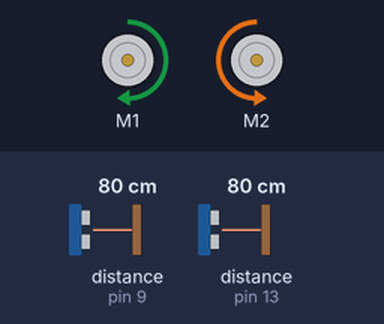
Bench run of a sketch on a simulated Arduino Uno, built with avr-gcc and run on an emulated ATmega328P. Parts: 2 × DC motor (green arrow = forward, orange = backward, longer = faster). Wiring (inferred from the names in the program): 2 × ultrasonic range finder: trigger pin 8, echo pin 9 / trigger pin 12, echo pin 13. The inputs (shaded band) are chosen by the test bench; at power-on: distance to the obstacle (sensors on pin 9, pin 13) 80 cm. The echo pulse lasts 58.3 µs per cm; what the sketch prints to the serial monitor is not drawn.

Above: at 1.2 s.
1.3 s: distance to the obstacle (sensor on pin 9) set to 10 cm
2.8 s: distance to the obstacle (sensor on pin 9) set to 7 cm
At 4.0 s:
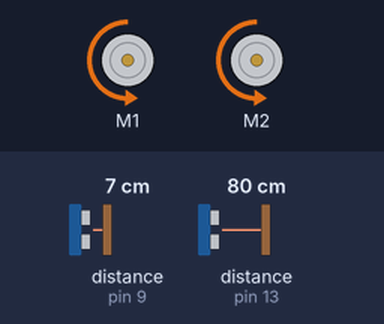
4.3 s: distance to the obstacle (sensor on pin 13) set to 18 cm
7.3 s: distance to the obstacle (sensor on pin 13) set to 10 cm
8.8 s: distance to the obstacle (sensor on pin 13) set to 7 cm
At 10.0 s:
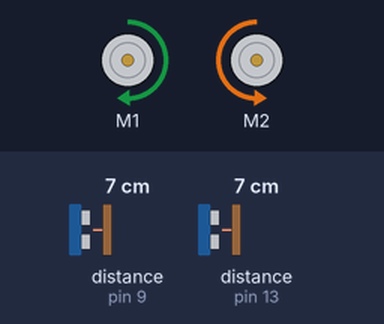
10.3 s: distance to the obstacle (sensor on pin 9) set to 9 cm
At 10.8 s:
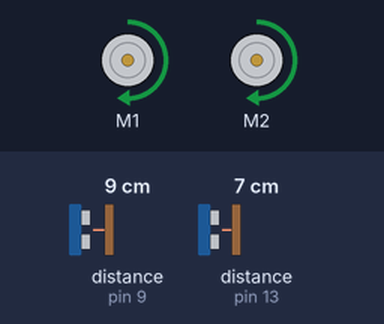
Timing chart, 0 to 12.8 s (numbered marks = the images above; inputs shaded):
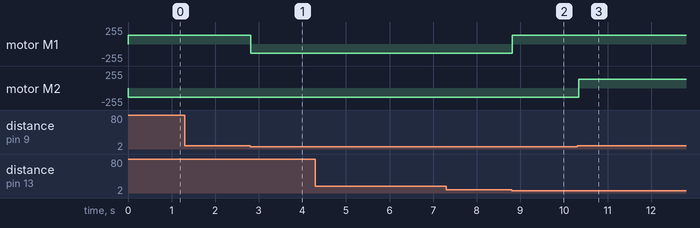

The sketch:

Final_Arduino_Robot_Code2.ino
```cpp
#include <AFMotor.h>
int echo_left=13; //echo_front
int trig_left=12;
int echo_right=9; //echo_left
int trig_right=8;
// delete echo_right
AF_DCMotor motor1(1,MOTOR12_64KHZ);
AF_DCMotor motor2(2, MOTOR12_8KHZ);

//long time_front,distance_front,minimum_front,distance_left,minimum_left,time_left,distance_right,minimum_right,time_right;

long time_left,distance_left,minimum_left,distance_right,minimum_right,time_right;

void setup()
{
  Serial.begin(9600);
  pinMode(trig_left,OUTPUT);
  pinMode(echo_left,INPUT);
  pinMode(trig_right,OUTPUT);
  pinMode(echo_right,INPUT);
}

void loop()
{
    sensor_left();
    sensor_right();
    forward_robot();
    Serial.println("Robot Forward");

    if(distance_left<=minimum_left)
    {
       tern_left();

    }
    if(distance_right<=minimum_right)
    {
      tern_right();
    }
    if(distance_left<=minimum_left && distance_right<=minimum_right)
    {
      if(distance_left==2 && distance_right==2){
        backward_robot();
        delay(2000);
      }
        forward_robot();
        //stop_robot();
      }
    delay(50);
}

void sensor_left()
{
digitalWrite(trig_left, LOW);
delayMicroseconds(2);
digitalWrite(trig_left, HIGH);
delayMicroseconds(20);
digitalWrite(trig_left, LOW);

time_left=pulseIn(echo_left,HIGH);
distance_left=time_left/58.2;
minimum_left=7;
}

void sensor_right()
{
digitalWrite(trig_right, LOW);
delayMicroseconds(2);
digitalWrite(trig_right, HIGH);
delayMicroseconds(20);
digitalWrite(trig_right, LOW);

time_right=pulseIn(echo_right,HIGH);
distance_right=time_right/58.2;
minimum_right=7;
}

void forward_robot()
{
  motor1.setSpeed(135); //set the speed of the motors, between 0-255
  motor2.setSpeed (135);
  motor1.run(FORWARD);
  motor2.run (BACKWARD);
}

void backward_robot()
{
  motor2.setSpeed (115);
  motor1.run(BACKWARD);
  motor2.run (FORWARD);
}
/*void stop_robot()
{
  // slow down
  motor1.setSpeed(115); //set the speed of the motors, between 0-255
  motor2.setSpeed (115);
  motor1.run(FORWARD);  // Turn as long as there's an obstacle ahead.
  motor2.run (BACKWARD);
}*/

void tern_left()
{
  //motor1.setSpeed(100); //set the speed of the motors, between 0-255
  //motor2.setSpeed (115);
  motor1.run(FORWARD);  // Turn as long as there's an obstacle ahead.
  motor2.run (FORWARD);
}

void tern_right()
{
  //motor1.setSpeed(115); //set the speed of the motors, between 0-255
  //motor2.setSpeed (100);
  motor1.run(BACKWARD);  // Turn as long as there's an obstacle ahead.
  motor2.run (BACKWARD);
}
```

Measured:
- the behaviour switches between 9 and 8 cm on distance to the obstacle (sensor on pin 9) (found by bisection; images 0 and 1)
- the behaviour switches between 9 and 8 cm on distance to the obstacle (sensor on pin 13) (found by bisection; images 1 and 2)
- after the input at 1.3 s, every drawn part: stays the same
- after the input at 2.8 s, motor M1: forward 135/255 → backward 135/255 at once
- after the input at 8.8 s, motor M1: backward 135/255 → forward 135/255 at once
- after the input at 10.3 s, motor M2: backward 135/255 → forward 135/255 at once
